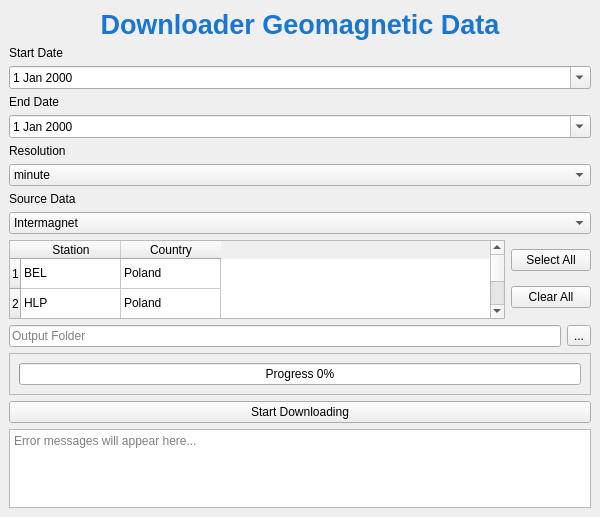
<?xml version="1.0" encoding="UTF-8"?>
<ui version="4.0">
 <class>MainWindow</class>
 <widget class="QMainWindow" name="MainWindow">
  <property name="geometry">
   <rect>
    <x>0</x>
    <y>0</y>
    <width>600</width>
    <height>517</height>
   </rect>
  </property>
  <property name="windowTitle">
   <string>Downloader Geomagnetic Data</string>
  </property>
  <widget class="QWidget" name="centralwidget">
   <layout class="QVBoxLayout" name="mainLayout">
    <item>
     <widget class="QLabel" name="Title">
      <property name="styleSheet">
       <string notr="true">font-size: 20pt; font-weight: bold; color: #1976d2;</string>
      </property>
      <property name="text">
       <string>Downloader Geomagnetic Data</string>
      </property>
      <property name="alignment">
       <set>Qt::AlignmentFlag::AlignCenter</set>
      </property>
     </widget>
    </item>
    <item>
     <layout class="QVBoxLayout" name="startDateLayout">
      <item>
       <widget class="QLabel" name="StartDateLabel">
        <property name="text">
         <string>Start Date</string>
        </property>
       </widget>
      </item>
      <item>
       <widget class="QDateEdit" name="StartDateEdit">
        <property name="calendarPopup">
         <bool>true</bool>
        </property>
       </widget>
      </item>
     </layout>
    </item>
    <item>
     <layout class="QVBoxLayout" name="endDateLayout">
      <item>
       <widget class="QLabel" name="EndDateLabel">
        <property name="text">
         <string>End Date</string>
        </property>
       </widget>
      </item>
      <item>
       <widget class="QDateEdit" name="EndDateEdit">
        <property name="calendarPopup">
         <bool>true</bool>
        </property>
       </widget>
      </item>
     </layout>
    </item>
    <item>
     <layout class="QVBoxLayout" name="resolutionLayout">
      <item>
       <widget class="QLabel" name="ResolutionLabel">
        <property name="text">
         <string>Resolution</string>
        </property>
       </widget>
      </item>
      <item>
       <widget class="QComboBox" name="ResolutionComboBox">
        <item>
         <property name="text">
          <string>minute</string>
         </property>
        </item>
        <item>
         <property name="text">
          <string>second</string>
         </property>
        </item>
        <item>
         <property name="text">
          <string>10-second</string>
         </property>
        </item>
       </widget>
      </item>
     </layout>
    </item>
    <item>
     <layout class="QVBoxLayout" name="sourceLayout">
      <item>
       <widget class="QLabel" name="SourceDataLabel">
        <property name="text">
         <string>Source Data</string>
        </property>
       </widget>
      </item>
      <item>
       <widget class="QComboBox" name="SourceDataComboBox">
        <item>
         <property name="text">
          <string>Intermagnet</string>
         </property>
        </item>
        <item>
         <property name="text">
          <string>Image</string>
         </property>
        </item>
       </widget>
      </item>
     </layout>
    </item>
    <item>
     <layout class="QHBoxLayout" name="countriesLayout">
      <item>
       <widget class="QTableWidget" name="CountriesTable">
        <property name="editTriggers">
         <set>QAbstractItemView::EditTrigger::AnyKeyPressed</set>
        </property>
        <property name="dragDropOverwriteMode">
         <bool>true</bool>
        </property>
        <property name="selectionMode">
         <enum>QAbstractItemView::SelectionMode::MultiSelection</enum>
        </property>
        <property name="selectionBehavior">
         <enum>QAbstractItemView::SelectionBehavior::SelectRows</enum>
        </property>
        <property name="sortingEnabled">
         <bool>true</bool>
        </property>
        <property name="rowCount">
         <number>2</number>
        </property>
        <property name="columnCount">
         <number>2</number>
        </property>
        <property name="supportedDragActions">
         <set>Qt::DropAction::IgnoreAction</set>
        </property>
        <row/>
        <row/>
        <column>
         <property name="text">
          <string>Station</string>
         </property>
        </column>
        <column>
         <property name="text">
          <string>Country</string>
         </property>
        </column>
        <item row="0" column="0">
         <property name="text">
          <string>BEL</string>
         </property>
        </item>
        <item row="0" column="1">
         <property name="text">
          <string>Poland</string>
         </property>
        </item>
        <item row="1" column="0">
         <property name="text">
          <string>HLP</string>
         </property>
        </item>
        <item row="1" column="1">
         <property name="text">
          <string>Poland</string>
         </property>
        </item>
       </widget>
      </item>
      <item>
       <layout class="QVBoxLayout" name="countriesButtonsLayout">
        <item>
         <widget class="QPushButton" name="SelectAllButton">
          <property name="text">
           <string>Select All</string>
          </property>
         </widget>
        </item>
        <item>
         <widget class="QPushButton" name="ClearAllButton">
          <property name="text">
           <string>Clear All</string>
          </property>
         </widget>
        </item>
       </layout>
      </item>
     </layout>
    </item>
    <item>
     <layout class="QHBoxLayout" name="outputLayout">
      <item>
       <widget class="QLineEdit" name="OutputLineEdit">
        <property name="placeholderText">
         <string>Output Folder</string>
        </property>
       </widget>
      </item>
      <item>
       <widget class="QToolButton" name="OutputButton">
        <property name="text">
         <string>...</string>
        </property>
       </widget>
      </item>
     </layout>
    </item>
    <item>
     <widget class="QFrame" name="progressFrame">
      <property name="frameShape">
       <enum>QFrame::Shape::StyledPanel</enum>
      </property>
      <property name="frameShadow">
       <enum>QFrame::Shadow::Raised</enum>
      </property>
      <layout class="QVBoxLayout" name="progressLayout">
       <item>
        <widget class="QProgressBar" name="progressBar">
         <property name="sizePolicy">
          <sizepolicy hsizetype="Expanding" vsizetype="Fixed">
           <horstretch>0</horstretch>
           <verstretch>0</verstretch>
          </sizepolicy>
         </property>
         <property name="value">
          <number>0</number>
         </property>
         <property name="alignment">
          <set>Qt::AlignmentFlag::AlignCenter</set>
         </property>
         <property name="textVisible">
          <bool>true</bool>
         </property>
         <property name="format">
          <string>Progress %p%</string>
         </property>
        </widget>
       </item>
      </layout>
     </widget>
    </item>
    <item>
     <widget class="QPushButton" name="pushButton">
      <property name="text">
       <string>Start Downloading</string>
      </property>
     </widget>
    </item>
    <item>
     <widget class="QTextEdit" name="ErrorMessages">
      <property name="readOnly">
       <bool>true</bool>
      </property>
      <property name="placeholderText">
       <string>Error messages will appear here...</string>
      </property>
     </widget>
    </item>
   </layout>
  </widget>
 </widget>
 <resources/>
 <connections/>
</ui>
